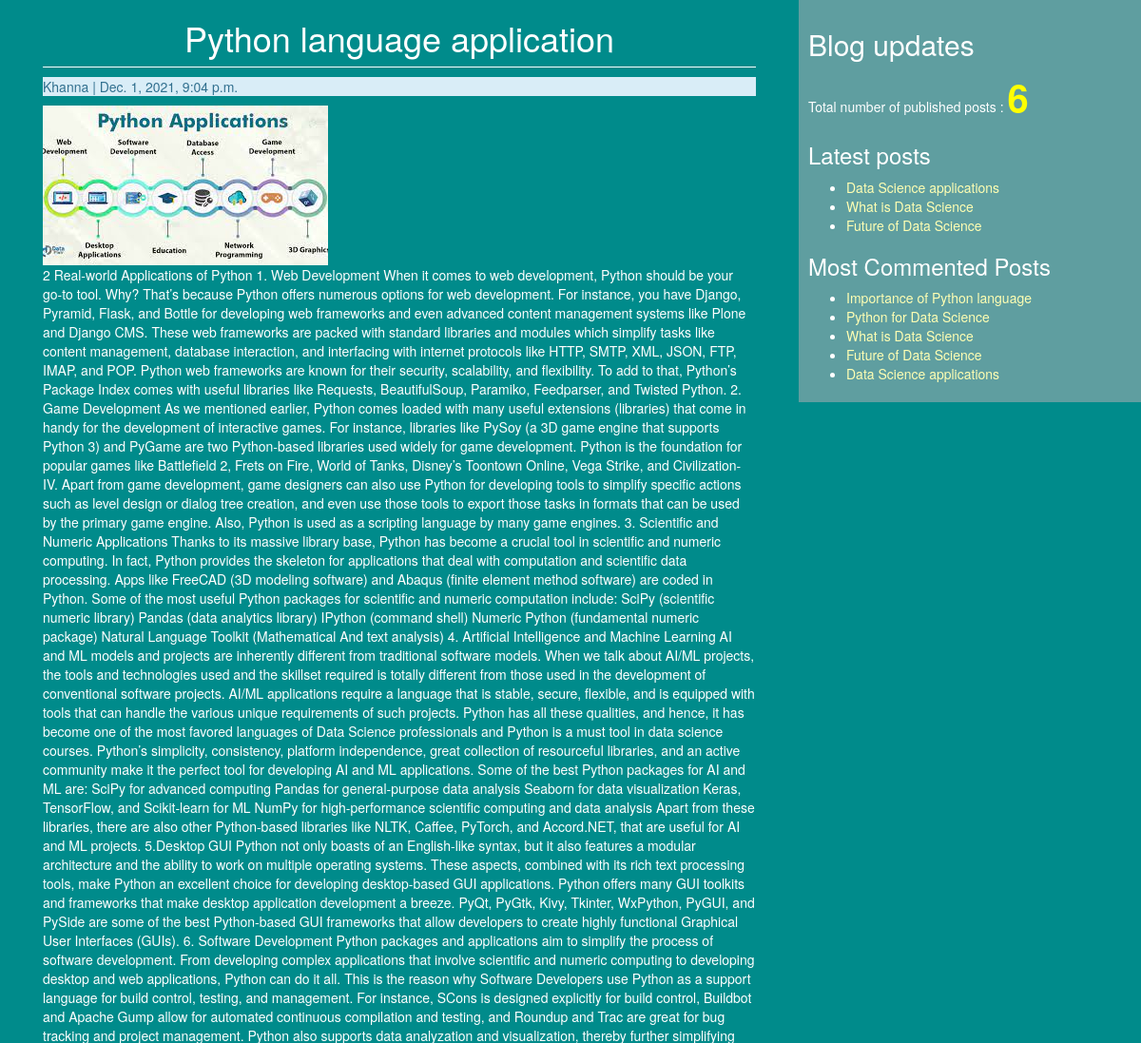
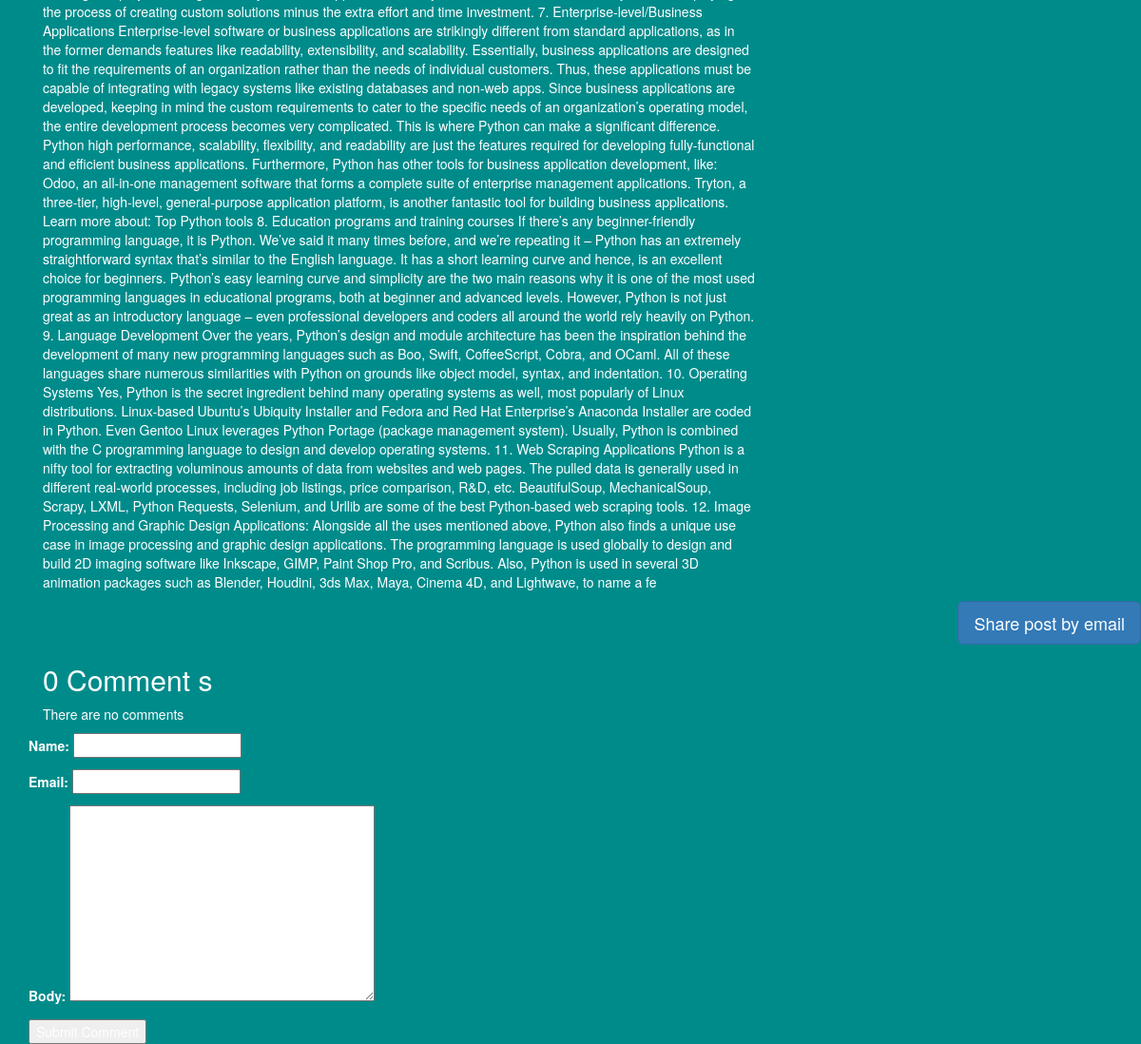
The app's page /python-language-application/ with its own data (2 pictures, top to bottom).
### blogapp/models.py (models this page shows)
class Post(models.Model):
    STATUS_CHOICES = (("draft","Draft"),("publish","Publish"),)
    title = models.CharField(max_length=200, unique=True)
    slug = models.SlugField(max_length=200, unique_for_date='publish')
    author = models.ForeignKey(User, on_delete= models.CASCADE,related_name='blog_posts')
    image=models.ImageField(null=True, blank=True, default='/images/')
    publish=models.DateTimeField(default=timezone.now)
    upload_to = models.DateTimeField(default=timezone.now)
    content = models.TextField()
    created_on = models.DateTimeField(auto_now_add=True)
    status = models.CharField(max_length=10,choices=STATUS_CHOICES, default="draft")
    tags=TaggableManager()

### blogapp/views.py (the view)
# urls.py: path('<slug:slug>/', views.post_detail_view,name='post_detail'),
def post_detail_view(request,slug):
    post=get_object_or_404(Post,slug=slug)
    comments=post.comments.filter(active=True)
    csubmit=False
    if request.method=='POST':
        form=CommentForm(request.POST)
        if form.is_valid():
            new_comment=form.save(commit=False)
            new_comment.post=post
            new_comment.save()
            csubmit=True
    else:
        form=CommentForm()
    return render(request,'blogapp/post_detail.html',{'post':post,'form':form,'comments':comments,'csubmit':csubmit})

### blogapp/forms.py
class CommentForm(forms.ModelForm):
    class Meta():
        model=Comments
        fields=('name','email','body')

### blogapp/templatetags/blog_tags.py (called while the page is built)
@register.simple_tag(name='my_tag')
def total_posts():
    return Post.objects.count()

@register.inclusion_tag('blogapp/latest_posts.html')
def show_latest_posts():
    latest_post=Post.objects.order_by('-publish')[:3]
    return {'latest_post':latest_post}

@register.simple_tag()
def most_commented_posts(count=5):
    return Post.objects.annotate(total_comments=Count('comments')).order_by('-total_comments')[:count]

### templates/blogapp/post_detail.html (shortened to what this page needs)
 <!DOCTYPE html>
 {% extends "blogapp/base.html" %}
{% block content %}
<div class="container">
  <div class="row">
    <div class="col-md-8 card mb-4  mt-3 left  top">
      <div class="card-body">
        <h1>{% block title %} {{ post.title }} {% endblock title %}</h1>
        <p class="text-info bg-info">{{ post.author }} | {{ post.created_on }}</p>
        <img src="{{post.image.url}}"><br>
        <p class="card-text ">{{ post.content | safe }}</p>
      </div>
    </div
  </div>
</div>
<div class="container" align='right'>
  <a href="{%url 'email_view' post.id%}" class="btn btn-lg btn-primary" target='__blank'>Share post by email</a>
</div>
{%with comments.count as comments_count%}
 <h2> {{comments_count}} Comment {{comments_count|pluralize}}</h2>
 {%endwith%}
 {%if comments%}
    {%for comment in comments%}
     <p id='ch'>Comment {{forloop.counter}} by {{comment.name}} on {{comment.created}}</p>
  <div class="cb">{{comment.body|linebreaks}}
     {%endfor%}
{%else%}
   <p>There are no comments</p>
{%endif%}
 </div>
 {%if csubmit%}
 <h2>Comment submitted successfully</h2>
 {%else%}
 <form method="post">
   {{form.as_p}}
   <input type="submit" name="" value="Submit Comment">
</form>
{%endif%}
 {% endblock %}

### templates/blogapp/base.html (shortened to what this page needs)
<!DOCTYPE html>
{%load blog_tags%}
{%load static%}
<html lang="en" dir="ltr">
  <head>
    <link rel="stylesheet" href="https://stackpath.bootstrapcdn.com/bootstrap/3.4.1/css/bootstrap.min.css"
>
    <link rel="stylesheet" href="{%static "css/blogapp.css"%}">
  </head>
  <body>
    <div class="content">
      {%block content%}{%endblock%}
    </div>
    <div class="sidebar">
      <h2>Blog updates</h2>
      <p>Total number of published posts : <span id='pcount'>{%my_tag%}</span></p>
      <h3>Latest posts</h3>{%show_latest_posts%}
      <h3>Most Commented Posts</h3>
      {% most_commented_posts as commented_posts%}
      <ul>
        {%for post in commented_posts%}
        <li> <a href="{% url 'post_detail' post.slug %}">{{post.title}}</a></li>
        {%endfor%}
      </ul>
    </div>
  </body>
</html>

### templates/blogapp/latest_posts.html
<ul>
  {%for post in latest_post%}
  <li> <a href="{% url 'post_detail' post.slug %}">{{post.title}}</a></li>
  {%endfor%}
</ul>

### static/css/blogapp.css (style rules this page uses)
.content { width:60%; float:left; padding:0 0 0 30px; background:darkcyan; height:100%; }
.sidebar { width:30%; float:right; padding: 10px; background:cadetblue; height:100%; }
a { color:#ffffb3; }
h1 { text-align:center; border-bottom: 1px solid white; padding-bottom: 10px; }
body { color: white; background:darkcyan; }
#pcount { font-size:40px; color:yellow; font-weight:bold; }

### records on screen
Post: title "Python language application", author "Khanna", created_on "Dec. 1, 2021, 9:04 p.m.", image (picture), content "2 Real-world Applications of Python 1. Web Development When it comes to web development, Python should be your go-to tool. Why? That’s because Python offers numerous options for web development. For instance, you have Django, Pyramid, Flask, and Bottle for developing web frameworks and even advanced content management systems like Plone and Django CMS. These web frameworks are packed with standard libraries and modules which simplify tasks like content management, database interaction, and interfacing with internet protocols like HTTP, SMTP, XML, JSON, FTP, IMAP, and POP. Python web frameworks are known for their security, scalability, and flexibility. To add to that, Python’s Package Index…"
Post: title "Data Science applications"
Post: title "What is Data Science"
Post: title "Future of Data Science"
Post: title "Importance of Python language"
Post: title "Python for Data Science"

### other values on screen
{{ comments_count }} "0"
